Frame 1 (no input): blank canvas, image omitted
Frame 60 (no input): blank canvas, image omitted
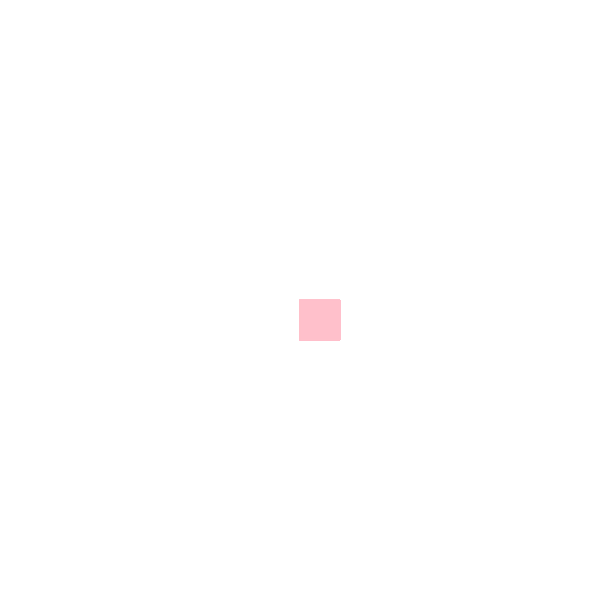
Frame 120 (the mouse pressed at the canvas centre since frame 60)

The p5.js sketch whose frames 1 and 60 were blank and that drew this single picture after the mouse press (run headless with seeded random() and noise() and a simulated clock; from frame 60 on, the mouse is pressed at the canvas centre):

// p5.js sketch
// ── sketch.js
  function setup() {
    createCanvas ( 600, 600);
    background ("branco");
    }
  
  function draw() {
      //console.log(mouseIsPressed)
    
    stroke("pink");
    fill ("pink")
    if (mouseIsPressed) {
      square(mouseX, mouseY, 40);
      }
    }
